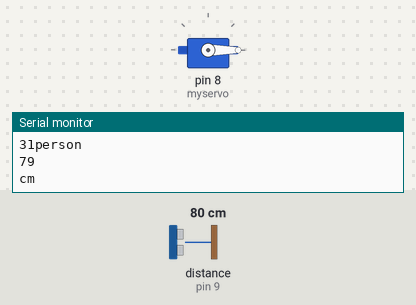
A sketch run on a simulated Arduino Uno, built with avr-gcc and run on an emulated ATmega328P. Parts: servo, the last lines printed to the serial monitor. Wiring (inferred from the names in the program): ultrasonic range finder: trigger pin 11; echo pin 9. Inputs (shaded band) come from the test bench; at power-on: distance to the obstacle (sensor on pin 9) 80 cm. The echo pulse lasts 58.3 µs per cm.

Above: at 1.2 s.
1.3 s: distance to the obstacle (sensor on pin 9) set to 2 cm
At 2.7 s:
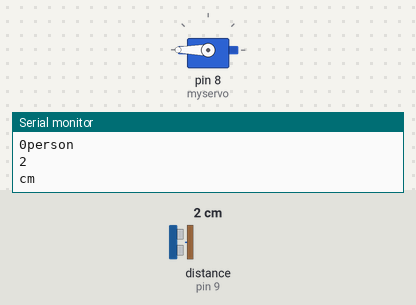
3.0 s: distance to the obstacle (sensor on pin 9) set to 35 cm
At 4.1 s:
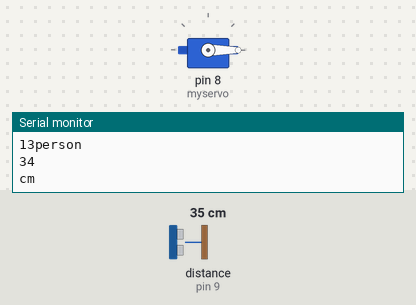
4.7 s: distance to the obstacle (sensor on pin 9) set to 4 cm
At 6.0 s:
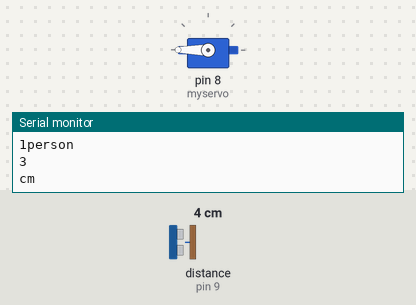
Timing chart, 0 to 7.7 s (numbered marks = the images above; inputs shaded):
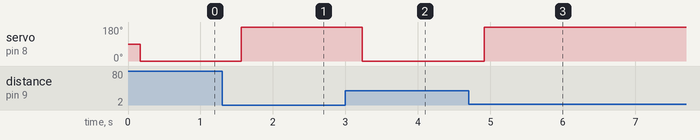

The sketch:

BT_control_car_with_L293d_shield.ino
```cpp
#include <Servo.h>
int d;
int trigPin = 11; //Trig - green Jumper
int echoPin = 9; //Echo - yellow Jumper
long duration, cm, inches;


Servo myservo;  // create servo object to control a servo


// twelve servo objects can be created on most boards
int pos1=0;
int pos = 0;    // variable to store the servo position


void setup() {
Serial.begin(115200);
  delay(10);
pinMode(trigPin, OUTPUT);
pinMode(echoPin, INPUT);
myservo.attach(8);  // attaches the servo on pin 9 to the servo object
}

void loop() {
digitalWrite(trigPin, LOW);
delayMicroseconds(5);
digitalWrite(trigPin, HIGH);
delayMicroseconds(10);
digitalWrite(trigPin, LOW);
pinMode(echoPin, INPUT);
duration = pulseIn(echoPin, HIGH);
// convert the time into a distance
//Serial.println("cm");
//Serial.println();

cm = (duration/2) / 29.1;
d=cm;
inches = (duration/2) / 74;
Serial.print(inches);
Serial.println("person ");
Serial.println(d);
Serial.print("cm");
Serial.println();
delay(150);
if(d<=30)
{
  pos=270;
 // for (pos = -80; pos <= 80; pos += 1) { // goes from 0 degrees to 180 degrees
    // in steps of 1 degree
    myservo.write(pos);
    // tell servo to go to position in variable 'pos'
    Serial.println("Person distance");
    Serial.println(d);

  }

if(d>=30)
{
  pos1=-80;

  //for (pos = 80; pos >= -80; pos -= 1) { // goes from 180 degrees to 0 degrees
    myservo.write(pos1);              // tell servo to go to position in variable 'pos'
    Serial.println("person distance");
    Serial.println(d);
}
}
```

Measured:
- after the input at 1.3 s, servo on pin 8 (myservo): 0° → 180° after 0.26 s
- after the input at 3.0 s, servo on pin 8 (myservo): 180° → 0° after 0.23 s
- after the input at 4.7 s, servo on pin 8 (myservo): 0° → 180° after 0.22 s
